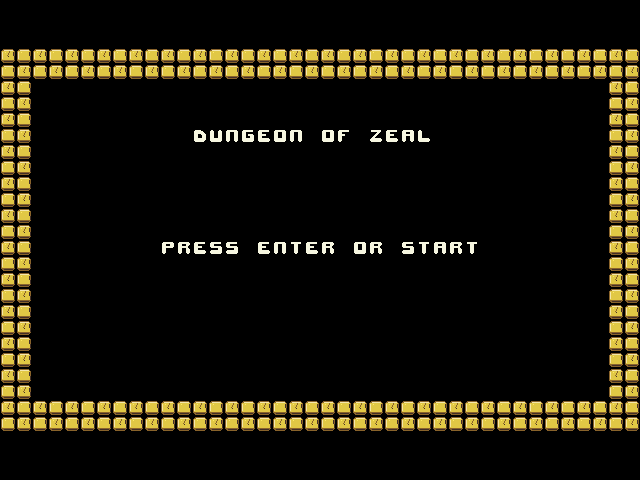

Below is a game level as drawn by its tile map, then a one-line description and the .tmx file that defines it, in full:
An orthogonal 40x30 tile map with 16x16 px tiles, 2 tile layers (Scene, Lettering) and 5 objects (Lives value, High score value, Hero animation reference, Left enemy reference, Right enemy reference).

<map version="1.10" tiledversion="1.11.2" orientation="orthogonal" renderorder="right-down" width="40" height="30" tilewidth="16" tileheight="16" infinite="0" nextlayerid="4" nextobjectid="6" backgroundcolor="#000000">
  <tileset firstgid="1" source="zdungeon.tsx" />
  <layer id="1" name="Scene" width="40" height="30">
    <data encoding="csv">
0,0,0,0,0,0,0,0,0,0,0,0,0,0,0,0,0,0,0,0,0,0,0,0,0,0,0,0,0,0,0,0,0,0,0,0,0,0,0,0,
0,0,0,0,0,0,0,0,0,0,0,0,0,0,0,0,0,0,0,0,0,0,0,0,0,0,0,0,0,0,0,0,0,0,0,0,0,0,0,0,
0,0,0,0,0,0,0,0,0,0,0,0,0,0,0,0,0,0,0,0,0,0,0,0,0,0,0,0,0,0,0,0,0,0,0,0,0,0,0,0,
137,136,137,136,137,136,137,136,137,136,137,136,137,136,137,136,137,136,137,136,137,136,137,136,137,136,137,136,137,136,137,136,137,136,137,136,137,136,137,136,
136,137,136,137,136,137,136,137,136,137,136,137,136,137,136,137,136,137,136,137,136,137,136,137,136,137,136,137,136,137,136,137,136,137,136,137,136,137,136,137,
137,136,0,0,0,0,0,0,0,0,0,0,0,0,0,0,0,0,0,0,0,0,0,0,0,0,0,0,0,0,0,0,0,0,0,0,0,0,137,136,
136,137,0,0,0,0,0,0,0,0,0,0,0,0,0,0,0,0,0,0,0,0,0,0,0,0,0,0,0,0,0,0,0,0,0,0,0,0,136,137,
137,136,0,0,0,0,0,0,0,0,0,0,0,0,0,0,0,0,0,0,0,0,0,0,0,0,0,0,0,0,0,0,0,0,0,0,0,0,137,136,
136,137,0,0,0,0,0,0,0,0,0,0,0,0,0,0,0,0,0,0,0,0,0,0,0,0,0,0,0,0,0,0,0,0,0,0,0,0,136,137,
137,136,0,0,0,0,0,0,0,0,0,0,0,0,0,0,0,0,0,0,0,0,0,0,0,0,0,0,0,0,0,0,0,0,0,0,0,0,137,136,
136,137,0,0,0,0,0,0,0,0,0,0,0,0,0,0,0,0,0,0,0,0,0,0,0,0,0,0,0,0,0,0,0,0,0,0,0,0,136,137,
137,136,0,0,0,0,0,0,0,0,0,0,0,0,0,0,0,0,0,0,0,0,0,0,0,0,0,0,0,0,0,0,0,0,0,0,0,0,137,136,
136,137,0,0,0,0,0,0,0,0,0,0,0,0,0,0,0,0,0,0,0,0,0,0,0,0,0,0,0,0,0,0,0,0,0,0,0,0,136,137,
137,136,0,0,0,0,0,0,0,0,0,0,0,0,0,0,0,0,0,0,0,0,0,0,0,0,0,0,0,0,0,0,0,0,0,0,0,0,137,136,
136,137,0,0,0,0,0,0,0,0,0,0,0,0,0,0,0,0,0,0,0,0,0,0,0,0,0,0,0,0,0,0,0,0,0,0,0,0,136,137,
137,136,0,0,0,0,0,0,0,0,0,0,0,0,0,0,0,0,0,0,0,0,0,0,0,0,0,0,0,0,0,0,0,0,0,0,0,0,137,136,
136,137,0,0,0,0,0,0,0,0,0,0,0,0,0,0,0,0,0,0,0,0,0,0,0,0,0,0,0,0,0,0,0,0,0,0,0,0,136,137,
137,136,0,0,0,0,0,0,0,0,0,0,0,0,0,0,0,0,0,0,0,0,0,0,0,0,0,0,0,0,0,0,0,0,0,0,0,0,137,136,
136,137,0,0,0,0,0,0,0,0,0,0,0,0,0,0,0,0,0,0,0,0,0,0,0,0,0,0,0,0,0,0,0,0,0,0,0,0,136,137,
137,136,0,0,0,0,0,0,0,0,0,0,0,0,0,0,0,0,0,0,0,0,0,0,0,0,0,0,0,0,0,0,0,0,0,0,0,0,137,136,
136,137,0,0,0,0,0,0,0,0,0,0,0,0,0,0,0,0,0,0,0,0,0,0,0,0,0,0,0,0,0,0,0,0,0,0,0,0,136,137,
137,136,0,0,0,0,0,0,0,0,0,0,0,0,0,0,0,0,0,0,0,0,0,0,0,0,0,0,0,0,0,0,0,0,0,0,0,0,137,136,
136,137,0,0,0,0,0,0,0,0,0,0,0,0,0,0,0,0,0,0,0,0,0,0,0,0,0,0,0,0,0,0,0,0,0,0,0,0,136,137,
137,136,0,0,0,0,0,0,0,0,0,0,0,0,0,0,0,0,0,0,0,0,0,0,0,0,0,0,0,0,0,0,0,0,0,0,0,0,137,136,
136,137,0,0,0,0,0,0,0,0,0,0,0,0,0,0,0,0,0,0,0,0,0,0,0,0,0,0,0,0,0,0,0,0,0,0,0,0,136,137,
137,136,137,136,137,136,137,136,137,136,137,136,137,136,137,136,137,136,137,136,137,136,137,136,137,136,137,136,137,136,137,136,137,136,137,136,137,136,137,136,
136,137,136,137,136,137,136,137,136,137,136,137,136,137,136,137,136,137,136,137,136,137,136,137,136,137,136,137,136,137,136,137,136,137,136,137,136,137,136,137,
0,0,0,0,0,0,0,0,0,0,0,0,0,0,0,0,0,0,0,0,0,0,0,0,0,0,0,0,0,0,0,0,0,0,0,0,0,0,0,0,
0,0,0,0,0,0,0,0,0,0,0,0,0,0,0,0,0,0,0,0,0,0,0,0,0,0,0,0,0,0,0,0,0,0,0,0,0,0,0,0,
0,0,0,0,0,0,0,0,0,0,0,0,0,0,0,0,0,0,0,0,0,0,0,0,0,0,0,0,0,0,0,0,0,0,0,0,0,0,0,0
</data>
  </layer>
  <layer id="2" name="Lettering" width="40" height="30">
    <data encoding="csv">
0,0,0,0,0,0,0,0,0,0,0,0,0,0,0,0,0,0,0,0,0,0,0,0,0,0,0,0,0,0,0,0,0,0,0,0,0,0,0,0,
0,0,0,0,0,0,0,0,0,0,0,0,0,0,0,0,0,0,0,0,0,0,0,0,0,0,0,0,0,0,0,0,0,0,0,0,0,0,0,0,
0,0,0,0,0,0,0,0,0,0,0,0,0,0,0,0,0,0,0,0,0,0,0,0,0,0,0,0,0,0,0,0,0,0,0,0,0,0,0,0,
0,0,0,0,0,0,0,0,0,0,0,0,0,0,0,0,0,0,0,0,0,0,0,0,0,0,0,0,0,0,0,0,0,0,0,0,0,0,0,0,
0,0,0,0,0,0,0,0,0,0,0,0,0,0,0,0,0,0,0,0,0,0,0,0,0,0,0,0,0,0,0,0,0,0,0,0,0,0,0,0,
0,0,0,0,0,0,0,0,0,0,0,0,0,0,0,0,0,0,0,0,0,0,0,0,0,0,0,0,0,0,0,0,0,0,0,0,0,0,0,0,
0,0,0,0,0,0,0,0,0,0,0,0,0,0,0,0,0,0,0,0,0,0,0,0,0,0,0,0,0,0,0,0,0,0,0,0,0,0,0,0,
0,0,0,0,0,0,0,0,0,0,0,0,0,0,0,0,0,0,0,0,0,0,0,0,0,0,0,0,0,0,0,0,0,0,0,0,0,0,0,0,
0,0,0,0,0,0,0,0,0,0,0,0,53,70,63,56,54,64,63,49,64,55,49,75,54,50,61,0,0,0,0,0,0,0,0,0,0,0,0,0,
0,0,0,0,0,0,0,0,0,0,0,0,0,0,0,0,0,0,0,0,0,0,0,0,0,0,0,0,0,0,0,0,0,0,0,0,0,0,0,0,
0,0,0,0,0,0,0,0,0,0,0,0,0,0,0,0,0,0,0,0,0,0,0,0,0,0,0,0,0,0,0,0,0,0,0,0,0,0,0,0,
0,0,0,0,0,0,0,0,0,0,0,0,0,0,0,0,0,0,0,0,0,0,0,0,0,0,0,0,0,0,0,0,0,0,0,0,0,0,0,0,
0,0,0,0,0,0,0,0,0,0,0,0,0,0,0,0,0,0,0,0,0,0,0,0,0,0,0,0,0,0,0,0,0,0,0,0,0,0,0,0,
0,0,0,0,0,0,0,0,0,0,0,0,0,0,0,0,0,0,0,0,0,0,0,0,0,0,0,0,0,0,0,0,0,0,0,0,0,0,0,0,
0,0,0,0,0,0,0,0,0,0,0,0,0,0,0,0,0,0,0,0,0,0,0,0,0,0,0,0,0,0,0,0,0,0,0,0,0,0,0,0,
0,0,0,0,0,0,0,0,0,0,65,67,54,68,68,49,54,63,69,54,67,49,64,67,49,68,69,50,67,69,0,0,0,0,0,0,0,0,0,0,
0,0,0,0,0,0,0,0,0,0,0,0,0,0,0,0,0,0,0,0,0,0,0,0,0,0,0,0,0,0,0,0,0,0,0,0,0,0,0,0,
0,0,0,0,0,0,0,0,0,0,0,0,0,0,0,0,0,0,0,0,0,0,0,0,0,0,0,0,0,0,0,0,0,0,0,0,0,0,0,0,
0,0,0,0,0,0,0,0,0,0,0,0,0,0,0,0,0,0,0,0,0,0,0,0,0,0,0,0,0,0,0,0,0,0,0,0,0,0,0,0,
0,0,0,0,0,0,0,0,0,0,0,0,0,0,0,0,0,0,0,0,0,0,0,0,0,0,0,0,0,0,0,0,0,0,0,0,0,0,0,0,
0,0,0,0,0,0,0,0,0,0,0,0,0,0,0,0,0,0,0,0,0,0,0,0,0,0,0,0,0,0,0,0,0,0,0,0,0,0,0,0,
0,0,0,0,0,0,0,0,0,0,0,0,0,0,0,0,0,0,0,0,0,0,0,0,0,0,0,0,0,0,0,0,0,0,0,0,0,0,0,0,
0,0,0,0,0,0,0,0,0,0,0,0,0,0,0,0,0,0,0,0,0,0,0,0,0,0,0,0,0,0,0,0,0,0,0,0,0,0,0,0,
0,0,0,0,0,0,0,0,0,0,0,0,0,0,0,0,0,0,0,0,0,0,0,0,0,0,0,0,0,0,0,0,0,0,0,0,0,0,0,0,
0,0,0,0,0,0,0,0,0,0,0,0,0,0,0,0,0,0,0,0,0,0,0,0,0,0,0,0,0,0,0,0,0,0,0,0,0,0,0,0,
0,0,0,0,0,0,0,0,0,0,0,0,0,0,0,0,0,0,0,0,0,0,0,0,0,0,0,0,0,0,0,0,0,0,0,0,0,0,0,0,
0,0,0,0,0,0,0,0,0,0,0,0,0,0,0,0,0,0,0,0,0,0,0,0,0,0,0,0,0,0,0,0,0,0,0,0,0,0,0,0,
0,0,0,0,0,0,0,0,0,0,0,0,0,0,0,0,0,0,0,0,0,0,0,0,0,0,0,0,0,0,0,0,0,0,0,0,0,0,0,0,
0,0,0,0,0,0,0,0,0,0,0,0,0,0,0,0,0,0,0,0,0,0,0,0,0,0,0,0,0,0,0,0,0,0,0,0,0,0,0,0,
0,0,0,0,0,0,0,0,0,0,0,0,0,0,0,0,0,0,0,0,0,0,0,0,0,0,0,0,0,0,0,0,0,0,0,0,0,0,0,0
</data>
  </layer>
  <objectgroup id="3" name="Dynamic values and animation references" color="#ff80ff80">
    <object id="1" name="Lives value" x="128" y="0" width="16" height="16">
      <properties>
        <property name="kind" type="int" value="7" />
        <property name="digits" type="int" value="1" />
      </properties>
    </object>
    <object id="2" name="High score value" x="320" y="0" width="96" height="16">
      <properties>
        <property name="kind" type="int" value="8" />
        <property name="digits" type="int" value="6" />
      </properties>
    </object>
    <object id="3" name="Hero animation reference" x="304" y="288" width="16" height="32">
      <properties>
        <property name="kind" type="int" value="0" />
        <property name="digits" type="int" value="0" />
      </properties>
    </object>
    <object id="4" name="Left enemy reference" x="144" y="304" width="16" height="16">
      <properties>
        <property name="kind" type="int" value="0" />
        <property name="digits" type="int" value="0" />
      </properties>
    </object>
    <object id="5" name="Right enemy reference" x="464" y="304" width="16" height="16">
      <properties>
        <property name="kind" type="int" value="0" />
        <property name="digits" type="int" value="0" />
      </properties>
    </object>
  </objectgroup>
</map>
